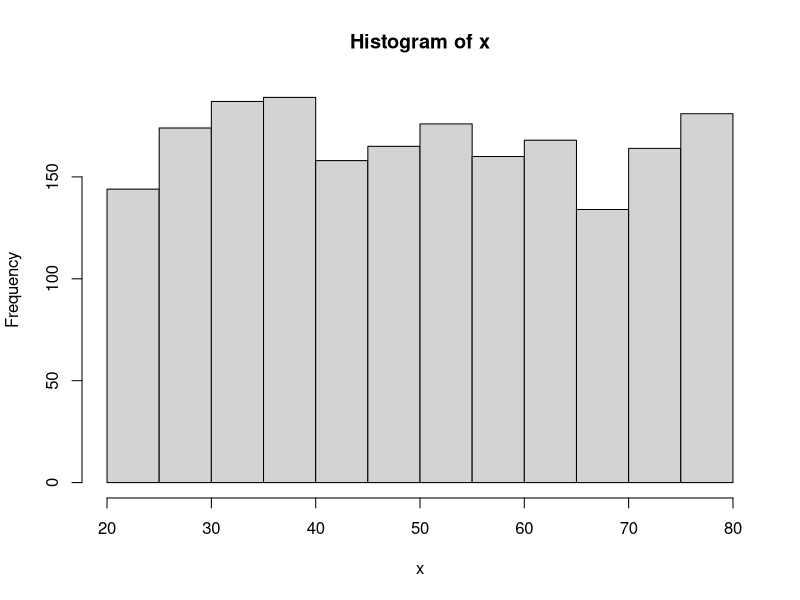
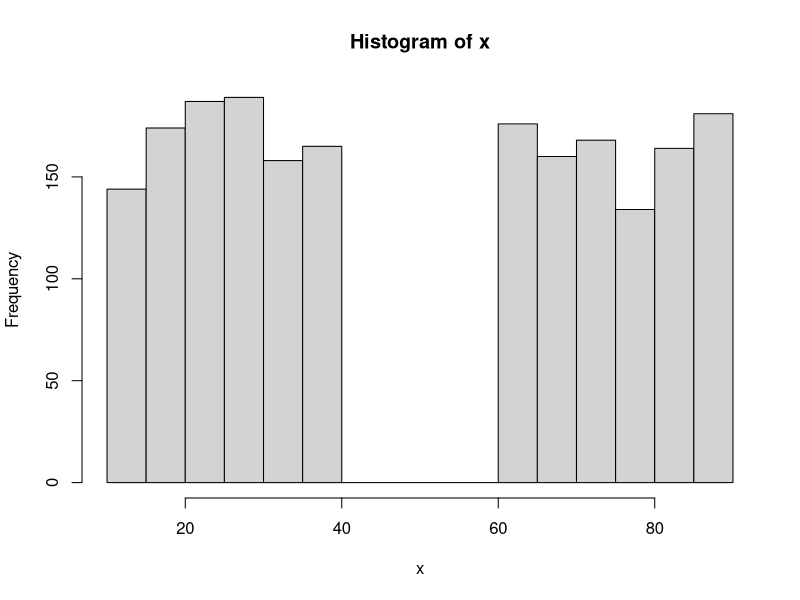
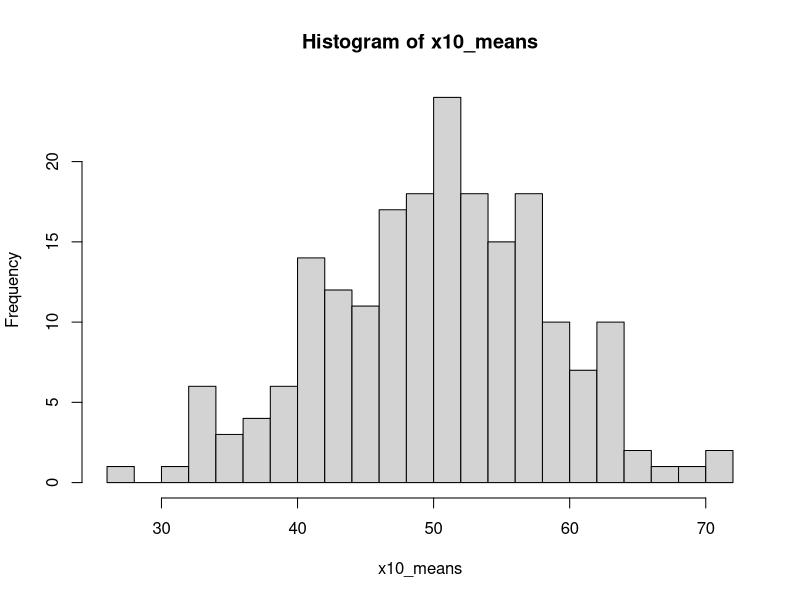
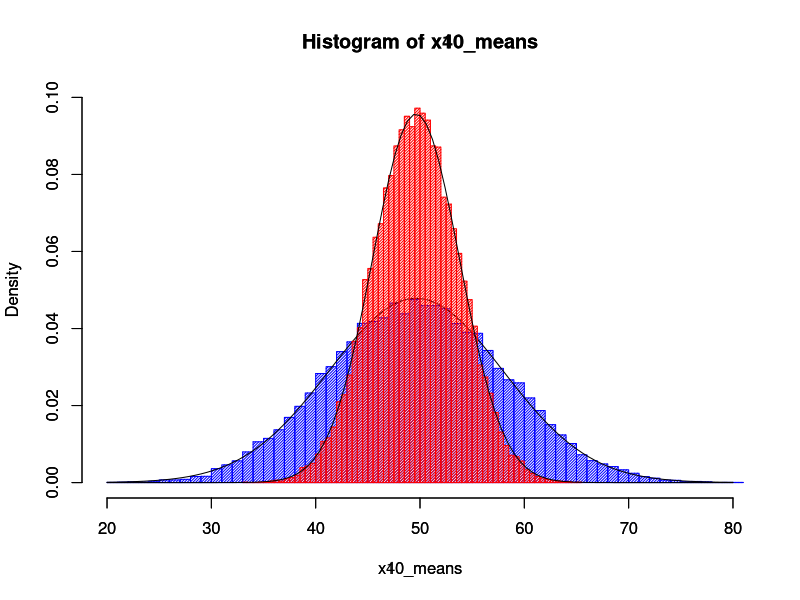
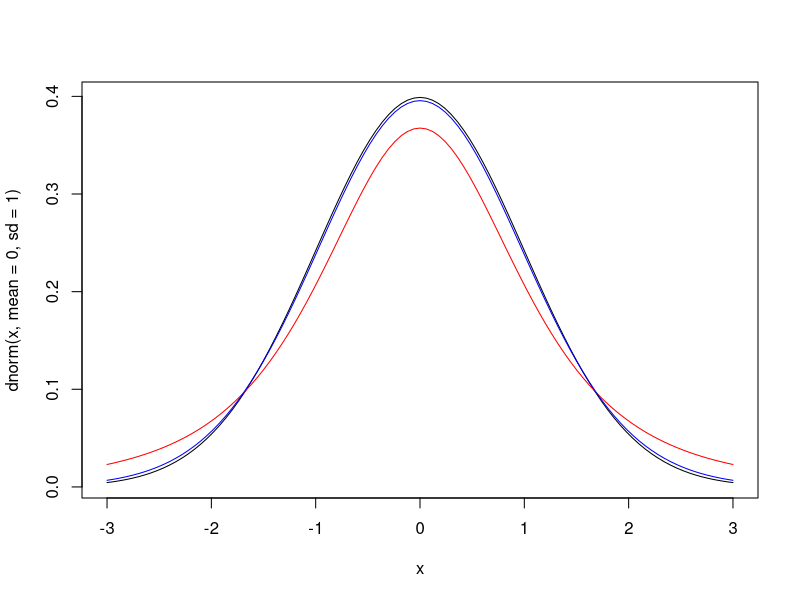
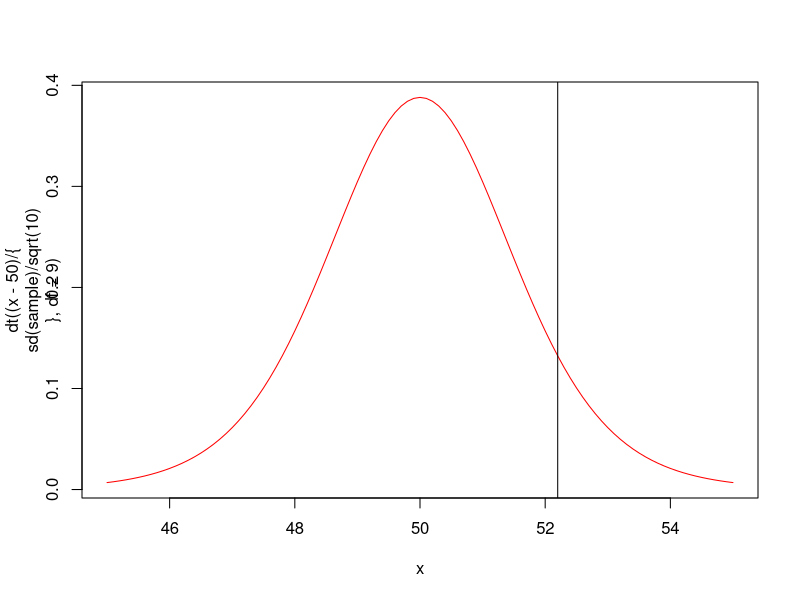
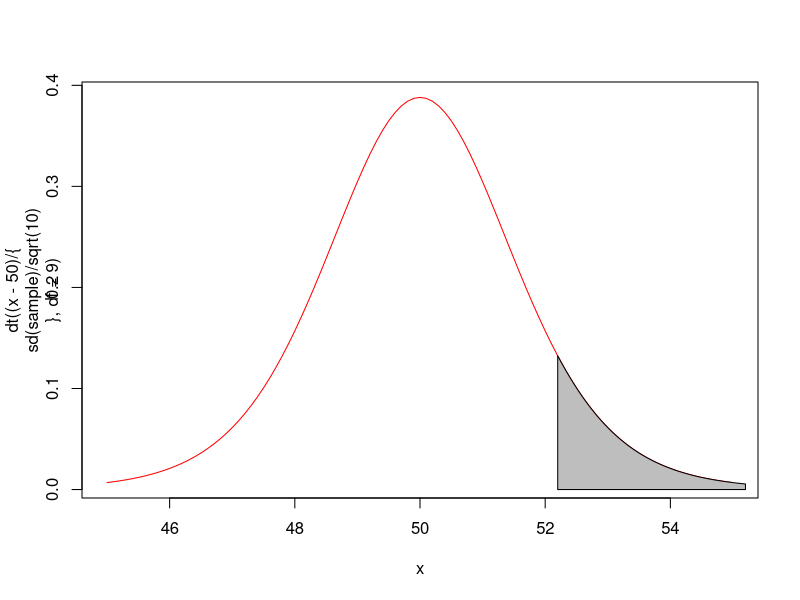
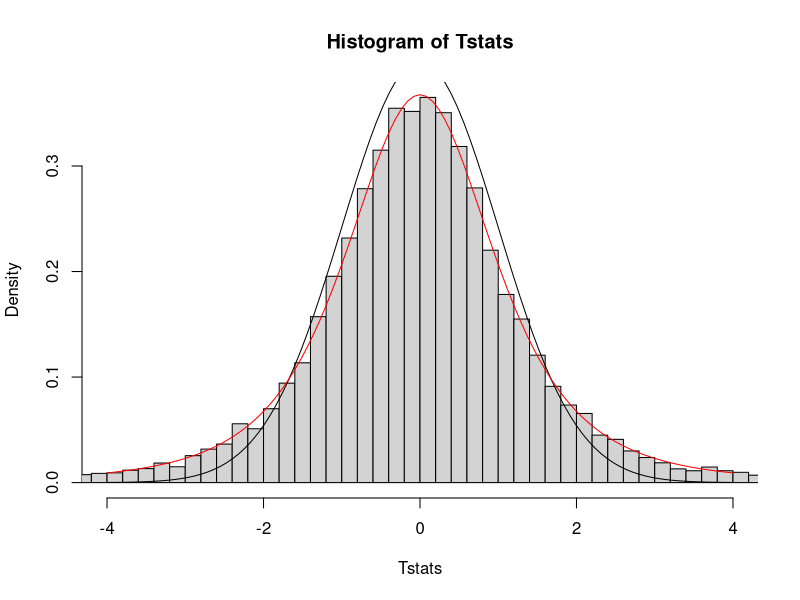

Recreate these plots in R, in order. (Note: this script raises an error after producing the figures.)

# Mean of samples supposedly follows a special distribution no matter how wired the backgound distribution is.
## Creating a wired back ground population 
x = runif(2000, 20, 80)
head(x, n=10)
hist(x)
mean(x) # mean of the destribution
x = ifelse(x>50, x+10, x-10) 
head(x, n=10)
hist(x) 
mean(x) # mean of the destribution

# sample 10 from background destribution and take the mean
x10 = sample(x, 10)
x10
x10_mean = mean(x10)
x10_mean

## SIDE: If we increase the sample, say, 100,
## our guess of the man will be more accurate
x100 = sample(x, 100)
x100_mean = mean(x100)
x100_mean
## Law of large numbers: LLA ###


# take the mean of 10 samples 200 more times
x10_means = x10_mean
for (i in 1:200){
  x10 = sample(x, 10)
  x10_mean = mean(x10)
  x10_means = c(x10_means, x10_mean)
}
length(x10_means)
hist(x10_means, breaks=20)

# do it 20K more times.
for (i in 1:20000){
  x10 = sample(x, 10)
  x10_mean = mean(x10)
  x10_means = c(x10_means, x10_mean)
}
length(x10_means)
hist(x10_means, breaks = 50, xlim = c(20, 80), ylim=c(0,0.1),prob=T, col="blue", density=50)
# this distribution is an approx of a normal distrubiton
####
## Noraml distribution has two paramaters mu and sigma
## and described as N(mu, sigma^2)
####
## The means of n samples follow the normal distribution of
##  mu = mean of the original distribution
##  sigma = standard diviation of the original distribution
##      devided by square root of n (standard error)
MU = mean(x)
SE = sd(x)/sqrt(10)
curve(dnorm(x, mean=MU, sd=SE),add = T)
## Central Limit Theorum: CLT
## If n is enough large (n>30), CLT holds.


# average 40 of x, repeat 20K times will give a narrower distribution.
## distribution of x 
x40_means = c()
for (i in 1:20000){
  x40 = sample(x, 40)
  x40_mean = mean(x40)
  x40_means = c(x40_means, x40_mean)
}
length(x40_means)
head(x40_means, n=10)
par(new=T)
hist(x40_means, breaks = 50, xlim = c(20, 80), ylim=c(0,0.1), prob=T, col="red", density=50)
# This distribution approx,
MU = mean(x)
SE = sd(x)/sqrt(40)
curve(dnorm(x, mean=MU, sd=SE),add = T)


####
# SIDE: what is sd? #####
a=1:5
a
mean(a)
sd(a)
a-mean(a)
(a-mean(a))^2
sum((a-mean(a))^2)
sum((a-mean(a))^2)/4 # variance
sqrt(sum((a-mean(a))^2)/4) # standard deviation
# why devide by 4, not 5? 
## Because we use mean(a) instead of true population mean.
####






# Back to the origial problem
sample=c(52, 56, 48, 52, 56, 54, 49, 42, 56, 57)
mean_10 = mean(sample)

# Can we use CLT to judge whether x10_mean is different from 50
## Supppose x10_means follows N(mu, sigma^2/sqrt(10)) where mu=50, 
## (null hypothesis:H0), we can tell how likely we would get
## x10_mean (obs) or more extreme. 
## The problem: how can we find sigma?
## We substitute sigma by sd(sample), but sd(sample) is always,
## a bit smaller than sd(x), so need to be corrected -> t distribution
curve(dnorm(x, mean=0, sd=1), xlim=c(-3,3))
curve(dt(x, df=3),col="red", add=T)
# When t is large enough, it's almost the same as a normal distribution
curve(dt(x, df=30),col="blue", add=T)




## The t-distribution of x10_mean under the null hypothesis
## (x-50)/{sd(sample)/sqrt(10) follows t-dist with df of 9
curve(dt((x-50)/{sd(sample)/sqrt(10)}, df=9),col="red", xlim=c(45, 55)) 
abline(v=mean_10)
T_statistic = (mean_10-50)/{sd(sample)/sqrt(10)}
pt(T_statistic, df=9, lower.tail = F) # one-way
pt(T_statistic, df=9, lower.tail = F)*2 # two-way
t.test(sample-50) # Confirm it is the same as the t.test results

## SIDE: Color the area
curve(dt((x-50)/{sd(sample)/sqrt(10)}, df=9),col="red", xlim=c(45, 55)) 
dots=mean_10 + 0:300/100
vals=dt((dots-50)/{sd(sample)/sqrt(10)}, df=9)
polygon(c(dots,rev(dots)),
        c(rep(0,301),rev(vals)),col="gray")

# SIDE: simulation of T statistics
# Dist.of  t-stats calculated by 4 samples from N(0,1)
Tstats=c()
for (i in 1:20000){
  x4 = rnorm(4)
  x4_mean = sum(x4)/4
  x4_sd = sd(x4)
  x4_se = x4_sd / sqrt(4)
  Tstat =( x4_mean - 0 ) / x4_se
  Tstats=c(Tstats, Tstat)
}
hist(Tstats, xlim=c(-4, 4), breaks=400, prob=T)
curve(dnorm(x), type = "l", add=T) # doesn't fits well.
# t-dist of 3 df fits.
curve(dt(x, df=3), col="red", add=T)













# Number of alpha errors
x = runif(20000, 20, 80)
hist(x)
mean(x)
MU = mean(x)
SAMPLE=sample(x, 10)
SAMPLE
t.test(SAMPLE - MU) # test whether this is significantly different from 0.05
Tstat=t.test(SAMPLE - MU)
Tstat$p.value

# repeat the same test 10K times
P=c()
for (i in 1:10000){
  SAMPLE=sample(x, 10)
  Tstat=t.test(SAMPLE - MU)
  P = c(P, Tstat$p.value)
}
head(P, 10)
hist(P)
min(P)
sum(P<0.05)
# the number of alpha error (false positives)
# This is a bit larger than 500.
# The deviation from expectation happens because 
# CLT is not a normal dist. but an approx.

# QQplot is a good way to detect structural error
## From above example
Psort=sort(P)
Pexpc=(1:10000)/10000
Psort[1:10]
Pexpc[1:10]
plot(-log10(Pexpc), -log10(Psort))
abline(0,1)
# Lambda
Pmedian=median(P)
Pmedian
Mchisq = qchisq(1-Pmedian,1)
Mchisq/qchisq(0.5,1) 


## Increase the sample size to 1000
P=c()
for (i in 1:10000){
  SAMPLE=sample(x, 400)
  Tstat=t.test(SAMPLE - MU)
  P = c(P, Tstat$p.value)
}
sum(P<0.05)
Psort=sort(P)
plot(-log10(Pexpc), -log10(Psort))
abline(0,1)

# If x is normally distributed (run above "SIDE")
P2=c()
for (i in 1:10000){
  SAMPLE=rnorm(10, mean=50, sd=15)
  Tstat=t.test(SAMPLE-50)
  P2 = c(P2, Tstat$p.value)
}
sum(P2<0.05)
P2sort=sort(P2)
plot(-log10(Pexpc), -log10(P2sort))
abline(0,1)


# Multiple testing correcion
## Bonferroni correction 0.05 / number of tests
P=c()
for (i in 1:10000){
  SAMPLE=sample(x, 10)
  Tstat=t.test(SAMPLE - 46)
  P = c(P, Tstat$p.value)
}
Psort=sort(P)
df = data.frame(P=Psort)
df$BONF_thre_to_rawP = 0.05/10000
df$P_BONF = df$P*10000
df$BONF_rjct = ifelse(df$P_BONF < 0.05, 1, 0)


# False discovery rate of 0.05
df$FDR_thre_to_rawP = 0.05/10000*(1:10000)
df$P_FDR = df$P*10000/(1:10000)
df$FDR_rjct = ifelse(df$P_FDR < 0.05, 1, 0) 










# Power
## H0 distribution and alpha
curve(dnorm(x,0, 1), xlim=c(-3, 5))
# Alpha (0ne-way (alpha = 0.025))
dots=1.96 + 0:300/100
vals=dnorm(dots)
polygon(c(dots,rev(dots)),
        c(rep(0,301),rev(vals)),col="blue")
## H1 distribution and beta
curve(dnorm(x,3, 1), xlim=c(-3, 5), add=T)
dots=1.96 - 0:300/50
vals=dnorm(dots-3)
polygon(c(dots,rev(dots)),
        c(rep(0,301),rev(vals)),col="red")

# Power (1-Beta)
dots=1.96 + 0:300/100
vals=dnorm(dots-3)
polygon(c(dots,rev(dots)),
        c(rep(0,301),rev(vals)),col="grey")

## two ways to increase power
# larger effect
curve(dnorm(x, 4, 1), xlim=c(-3, 5), add=T)

# Larger sample size (or better precision)
curve(dnorm(x, 0, 0.5), xlim=c(-3, 5))
curve(dnorm(x, 3, 0.5), xlim=c(-3, 5), add=T)
dots=1.96/2 + 0:300/100
vals=dnorm(dots, 0, 0.5)
polygon(c(dots,rev(dots)),
        c(rep(0,301),rev(vals)),col="red")
##








# Linear regression for original example
## Y1s are scooped usign "A" scoop, and Y2s are scooped by "B" scoop.
Y1=c(56, 49, 55, 56, 48, 52, 57, 42, 53, 58)
Y2=c(45, 50, 53, 41, 51, 50, 45, 48)
t.test(Y1, Y2)

# combine Y1 and Y2
Y = c(Y1, Y2)

# Linear regression with only intercept
lm(Y~1)
summary(lm(Y ~ 1))
# intercept is the mean of Y
mean(Y)
# plot
plot(Y)
abline(h=mean(Y))


# Give the information regarding spoon A(==0) and spoon B(==1)
X1 = c(rep(0,10), rep(1, 8))
# Add information of X1 in the model
summary(lm(Y ~ 1 + X1))
# Intercept is the mean of Y1
mean(Y1)
# beta for X1 is the same as the following;
mean(Y2) - mean(Y1)
# plot
plot(X1,Y)
abline(a=52.6, b=-4.725)

# Further more, three people scooped in turns.
# Person A == 0, Person B == 1, Person C == 2
X2 = rep(c(0, 1, 2), 6) 
summary(lm(Y ~ 1 + X1 + X2))

# A == (0,0), B == (1,0), C == (0, 1)
X2_1 = ifelse(X2==1, 1, 0)
X2_2 = ifelse(X2==2, 1, 0)
data.frame(X2, X2_1, X2_2)
summary(lm(Y ~ 1 + X1 + X2_1 + X2_2))
# The above is equivalent to 
summary(lm(Y ~ 1 + X1 + as.factor(X2)))
# Predict if person A uses spoon B...


# Try add the age of the three people
X3 = rep(c(25, 30, 35), 6)
summary(lm(Y ~ 1 + X1 + as.factor(X2) + X3))


# Give new value of X3 as the number of people in the shop
set.seed(25)
X3 = rpois(18, 4)
summary(lm(Y ~ 1 + X1 + as.factor(X2) + X3))




# Revisit the previous slide for permutation
## Pemutation test
obs = data.frame(Y, X1, X2)
testOBS = lm(Y ~ X1 + as.factro(X2), data = obs)
summary(testOBS)
BETA1 = testOBS$coefficients[2]
BETA1

BETA_perm = c()
for (i in 1:10000){
  obs$Yperm=sample(obs$Y)
  testPERM = lm(Yperm ~ X1 + as.factor(X2), data = obs)
  BETA_perm = c(BETA_perm, testPERM$coefficients[2])
}
hist(BETA_perm, breaks=100)
abline(v=c(BETA1, -BETA1))
(sum(BETA_perm < -abs(BETA1), BETA_perm > abs(BETA1)) + 1) / 10001

## Multiple test adjustment for a permutation test
X1 # consider this is a SNP
X1c = X1
X1c[2] = 1
X1c # This is a very close SNP to X1
summary(lm(X1~X1c)) # Their correlation is 0.8

summary(lm(Y ~ X1 + as.factor(X2)))
summary(lm(Y ~ X1c + as.factor(X2)))

# get p-value
P1 = summary(lm(Y ~ X1  + as.factor(X2)))$coefficient[2,4]
P1
P2 = summary(lm(Y ~ X1c + as.factor(X2)))$coefficient[2,4]
P2

# Permutation
P1_PERM=c()
P2_PERM=c()
for (i in 1:10000){
  Yperm = sample(Y, 18)
  P_m1 = summary(lm(Yperm ~ X1  + as.factor(X2)))$coefficient[2,4]
  P_m2 = summary(lm(Yperm ~ X1c + as.factor(X2)))$coefficient[2,4]
  P1_PERM=c(P1_PERM, min(P_m1, P_m2))
  P2_PERM=c(P2_PERM, max(P_m1, P_m2))
}
(sum(P1_PERM < P1) + 1)/10001 # P1 adjusted
(sum(P2_PERM < P2) + 1)/10001 # P2 adjusted
## BONF:P1=P2 = 0.05/2
## FDR: P1=0.05/2, P2=0.05
## Permutation can adjust the relatedness between predictors.






###################################################
# 2nd half
###################################################
# PCA
dPCA=subset(iris, Species!="setosa")
head(dPCA)
plot(dPCA$Sepal.Length, dPCA$Sepal.Width, col=dPCA$Species)
m1 = lm(dPCA$Sepal.Width~dPCA$Sepal.Length)
abline(m1)
summary(m1)
PCA = prcomp(dPCA[,c("Sepal.Length", "Sepal.Width")])
head(PCA$x)
plot(-PCA$x[,1], -PCA$x[,2], col=dPCA$Species)
abline(h=0) # PC1
abline(v=0) # PC2
summary(PCA)

## Use information of 4 variables
head(dPCA)
PCA2 = prcomp(dPCA[,1:4])
head(PCA2$x)
summary(PCA2)
plot(-PCA2$x[,1], -PCA2$x[,2], col=dPCA$Species)
plot(-PCA2$x[,1], -PCA2$x[,3], col=dPCA$Species)





# Scree plot to decide number of components to use
EV = PCA2$sdev^2 # eigen value. plink output a file for eigen values
EV
plot(EV, typ="o")
summary(PCA2)$importance[2,]
plot(summary(PCA2)$importance[2,], typ="o")


# model using 4 or 2
m_PC4 = glm(I(dPCA$Species=="virginica") ~ PCA2$x[,1] + PCA2$x[,2] + PCA2$x[,3] + PCA2$x[,4], family = binomial())
m_PC2 = glm(I(dPCA$Species=="virginica") ~ PCA2$x[,1] + PCA2$x[,2], family = binomial())
summary(m_PC4)
summary(m_PC2)
anova(m_PC2, m_PC4, test = "LRT")





# Meta analysis
## We are intersted in the association of petal Width on sepal length 
## after adjusting for the petal length and the species.
IRIS = iris # Load data this time use "setosa" species too.
# One model analysis
mAll  = lm(Sepal.Length ~ Petal.Width + Petal.Length + as.factor(Species), data = IRIS)
# Stratified analysis
mSeto = lm(Sepal.Length ~ Petal.Width + Petal.Length, data = subset(IRIS, Species=="setosa"))
mVers = lm(Sepal.Length ~ Petal.Width + Petal.Length, data = subset(IRIS, Species=="versicolor"))
mVirg = lm(Sepal.Length ~ Petal.Width + Petal.Length, data = subset(IRIS, Species=="virginica"))
# Results
summary(mAll)
summary(mSeto)
summary(mVers)
summary(mVirg)
# Take BETAs and SEs for Petal.Width
seto=summary(mSeto)$coefficient[2,1:2]
vers=summary(mVers)$coefficient[2,1:2]
virg=summary(mVirg)$coefficient[2,1:2]
RES = data.frame(rbind(seto, vers, virg))
RES

## Forest-plot like plot
RES$lcl=RES$Estimate - 1.96 * RES$Std..Error
RES$ucl=RES$Estimate + 1.96 * RES$Std..Error
plot(RES$Estimate, ylim = c(min(RES$lcl-0.5), max(RES$ucl+0.5)))
points(1:3, RES$lcl, pch=24)
points(1:3, RES$ucl, pch=25)
abline(h=0)



# Meta-analysis these results
### The sum of the products of weight x Beta devided by sum of the weights is
### a valid estimator of the overall effect.
RES$W = c(1/3, 1/3, 1/3) # Weight can be anything
RES$WxB= RES$W * RES$Estimate 
sum(RES$WxB)/sum(RES$W)

## The above is valid but not efficient because it doesn't use the information
## of how precise the betas are (SE)
## Inverse variance method gives the weight of inverse of variance
RES$W = 1 / (RES$Std..Error^2)
RES$WxB= RES$W * RES$Estimate 
meta_beta = sum(RES$WxB)/sum(RES$W) # This is the beta of meta-analysis
meta_beta
meta_se = sqrt(1/sum(RES$W))
meta_se
Z = meta_beta/meta_se
p_meta = 2 * pnorm(-Z)
p_meta






# Another example





result = data.frame(
  strata=c("A", "B"),
  beta = c(-0.041, -0.136),
  se = c(0.044, 0.06),
  P = c(0.35, 0.024)
)
result

result$W = 1/(result$se^2)
result$WxB = result$W * result$beta
meta_beta = sum(result$WxB) / sum(result$W)
meta_beta
meta_se = sqrt(1 /sum(result$W))
meta_se
Z = meta_beta/meta_se
Z
p_meta = 2 * pnorm(-abs(Z))
p_meta





# Causal inference
x = rep(c(0,1), 100) # gene 0, 1, 0, 1
bp = rnorm(200, mean=130, sd = 20) + x * 20 # Blood pressure affected by x
or = (bp-100)^2/5000 # OR of outcome is associated with blood pressure
y = rbinom(200, 1, or/(1+or)) # Get 0, 1 outcome based on the OR.
m1 = glm(y ~ x, family = binomial()) # Do analysis
summary(m1) # the valid analysis

# conditioning on a intermediate variable
m2 = glm(y ~ x + I(bp-100), family = binomial())
summary(m2)

# selection bias
x = rep(c(0,1),1000) 
y = sample(c(0, 0, 0, 1),2000, replace = T) # 25% had outcome.
m1 = glm(y ~ x, family = binomial()) # valid analysis
summary(m1)
s = rbinom(2000, 1, p=(0.1 + 0.4*x + 0.3 * y)) # s is affected both by x and y
m2 = glm(y ~ x + s, family = binomial()) # analysis inviting a selection bias
summary(m2)
## people within s==1
m_s1 = glm(y[s==1] ~ x[s==1], family = binomial())
summary(m_s1)
## people with s==0 
m_s0 = glm(y[s==0] ~ x[s==0], family = binomial())
summary(m_s0)
### s is often selection criteria, thus, "selection bias".